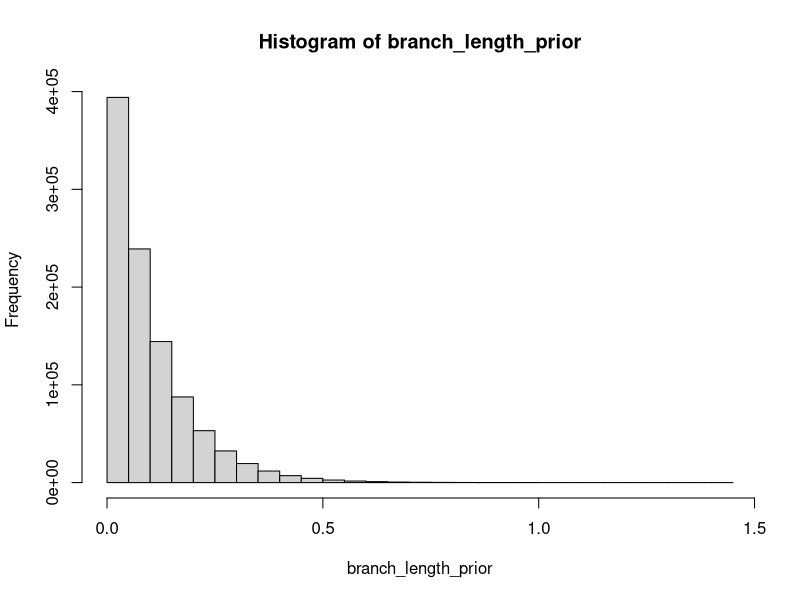

The R script that drew this image:
## ---- chunk 1
knitr::opts_chunk$set(echo = TRUE)
## ---- chunk 2
row1 <- c(0.0, 1.0, 1.33, 1.0)
row2 <- c(1.0, 0.0, 1.0, 1.33)
row3 <- c(1.33, 1.0, 0.0, 1.0)
row4 <- c(1.0, 1.33, 1.0, 0.0)
rate_mat <- matrix(rbind(c(row1, row2, row3, row4)), nrow = 4)

colnames(rate_mat) <- c("A","C", "G", "T")
rownames(rate_mat) <- c("A","C","G", "T")
rate_mat

## ---- chunk 3
Pi = c(.4, .1, .2, .3)
diagonal_pi <- diag(Pi)
## ---- chunk 4
Q_unscaled <- rate_mat * Pi
Q_unscaled
## ---- chunk 5
rowsums <- rowSums(Q_unscaled)
rowsums
for (i in 1:4){
  Q_unscaled[i, i] <- -rowsums[1]
}

Q_unscaled
## ---- chunk 6
offdiags <- function(mat = matrix){
diag_sum <- sum(diag(mat))
off_diag_sum <- sum(i) - diag_sum
return(off_diag_sum)
}


## ---- chunk 7
b <- Q_unscaled * diagonal_pi
b
## ---- chunk 8

scaling <- offdiags(b)

scaledQ <- Q_unscaled/scaling


## ---- chunk 9
longish_branch <- scaledQ*.05

## ---- chunk 10
Pi[2]*longish_branch[2,2] * Pi[2]*longish_branch[2,2] * Pi[1] * scaledQ[1,3]*Pi[4]*longish_branch[4,4]

## ---- chunk 11

branch_length_prior <- rexp(1000000, 10)
hist(branch_length_prior)

## ---- chunk 12

branch_length_prior <- rexp(1, 10)

prior_branch <- scaledQ*branch_length_prior
Pi[2]*prior_branch[2,2] * Pi[2]*prior_branch[2,2] * Pi[1] * scaledQ[1,3]*Pi[4]*prior_branch[4,4]

